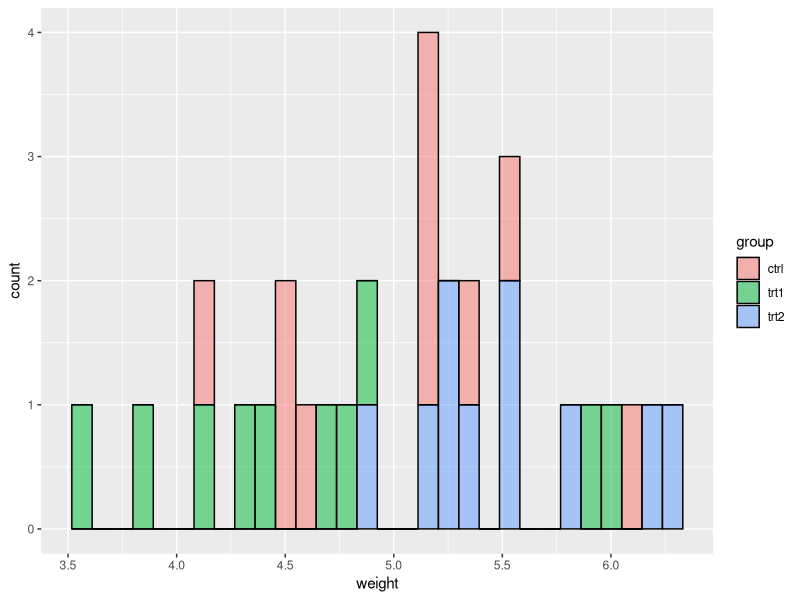
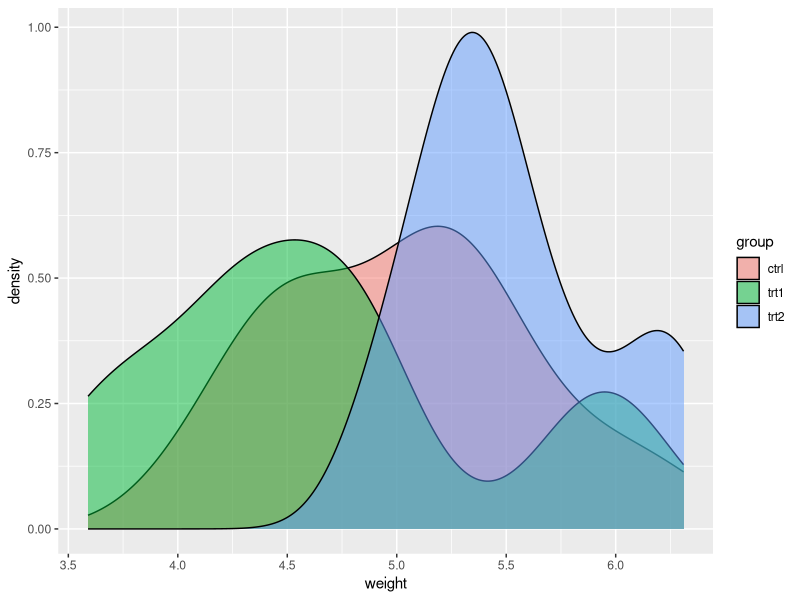

Reproduce these figures in R, in order. (Note: this script raises an error after producing the figures.)
library(tidyverse)
library(magrittr)

data("PlantGrowth")
head(PlantGrowth)

ggplot(PlantGrowth) +
  geom_histogram(aes(x = weight, fill = group), color = "black", alpha = 0.5)

ggplot(PlantGrowth) +
  geom_density(aes(x = weight, fill = group), color = "black", alpha = 0.5)

dat <- PlantGrowth %>% filter(group != "trt2")
colnames(dat) <- c("x", "group")
B <- 10
perm_test <- function(dat, B = 1000) {
  results <- tibble(b = 1:B, delta = NA)
  delta <- dat %>% group_by(group) %>% summarize(grp_mean = mean(x)) %>%
    ungroup() %>% summarize(delta = diff(grp_mean)) %$% delta

  results$delta <- purrr::map_dbl(1:B, function(b) {
    set.seed(b)
    perm <- sample(n)
    mean(dat[perm[1:(n / 2)], 1]) - mean(dat[perm[(n / 2 + 1):n], 1])
  })
  print(mean(results$delta > delta))
  return(results)
}

dat <- PlantGrowth %>% filter(group != "trt2")
colnames(dat) <- c("x", "group")
out <- perm_test(dat)

dat <- PlantGrowth %>% filter(group != "trt1")
colnames(dat) <- c("x", "group")
out <- perm_test(dat)

dat <- PlantGrowth %>% filter(group != "trt2")
colnames(dat) <- c("x", "group")
out <- perm_test(dat)



